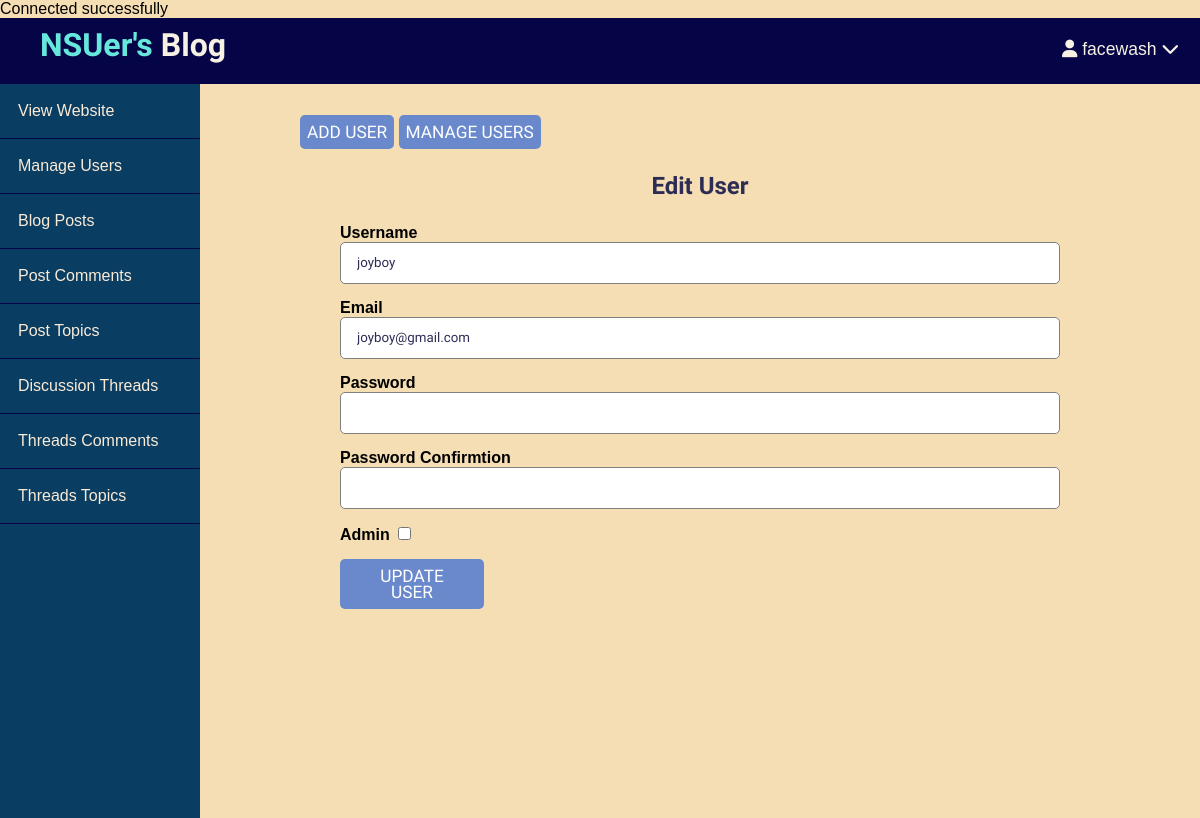
The page /admin/users/edit.php?id=13 (signed in) on the database as committed earlier.
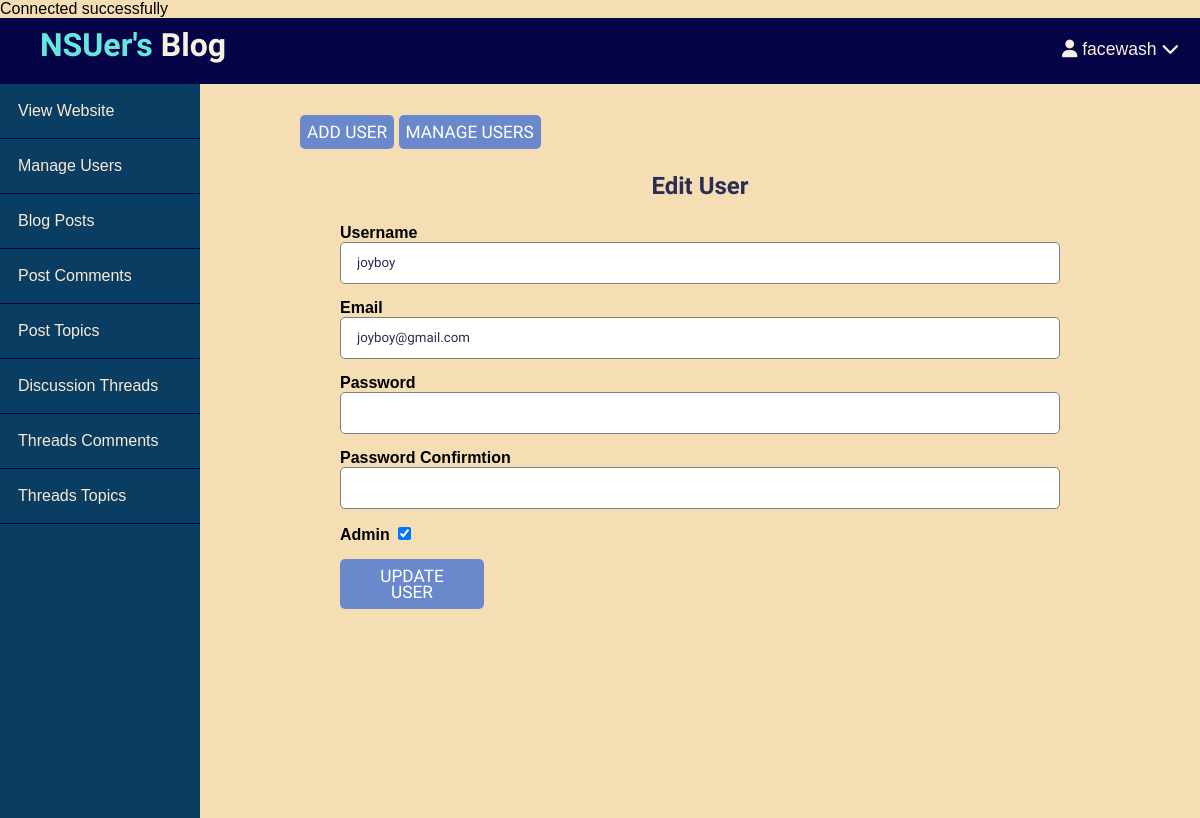
The same page on the database as committed later.
### app/database/db.php (called while the page is built, shortened)
<?php
require("connect.php");
function executeQuery($sql, $data)
{
    global $conn;
    $statement = $conn->prepare($sql);
    $values = array_values($data);
    $types = str_repeat('s', count($values));
    $statement->bind_param($types, ...$values);
    $statement->execute();
    return $statement;
}
function selectOne($table, $conditions)
{
    $sql = "SELECT * FROM $table";
    $i = 0;
    foreach ($conditions as $key => $value) {
        if ($i === 0) {
            $sql = $sql . " WHERE $key = ?";
        } else {
            $sql = $sql . " AND $key = ?";
        }
        $i++;
    }
    $sql = $sql . " LIMIT 1";
    $statement = executeQuery($sql, $conditions);
    $record = $statement->get_result()->fetch_assoc();
    return $record;
}

### app/controllers/users.php (called while the page is built, shortened)
<?php
include_once(ROOT_PATH . "/app/database/db.php");
$id = $username = $admin = $email = $password = $passwordConf = "";
$table = "users";
if (isset($_GET['id'])) {
    $user = selectOne($table, ['id' => $_GET['id']]);
    $username = $user['username'];
    $admin = $user['admin'] === 1 ? 1 : 0;
    $email = $user['email'];
}

### admin/users/edit.php (the view, shortened to what this page needs)
<?php
include(ROOT_PATH . '/app/controllers/users.php');
?>
<!DOCTYPE html>
<html lang="en">
<head>
    <link rel="stylesheet" href="../../assets/css/style.css">
    <link rel="stylesheet" href="../../assets/css/admin.css">
</head>
<body>
    <?php include(ROOT_PATH . "/app/includes/adminHeader.php"); ?>
    <div class="admin-wrapper">
        <?php include(ROOT_PATH . "/app/includes/adminSidebar.php"); ?>
        <div class="admin-content">
            <div class="bnt-group">
                <a href="create.php" class="btn btn-big">Add User</a>
                <a href="index.php" class="btn btn-big">Manage Users</a>
            </div>
            <div class="content">
                <h2 class="page-title">Edit User</h2>
                <form action="edit.php" method="post">
                    <div>
                        <label>Username</label>
                        <input type="text" name="username" class="text-input" value="<?php echo $username; ?>">
                    </div>
                    <div>
                        <label>Email</label>
                        <input type="email" name="email" class="text-input" value="<?php echo $email; ?>">
                    </div>
                    <div>
                        <label>Password</label>
                        <input type="password" name="password" class="text-input" value="<?php echo $password; ?>">
                    </div>
                    <div>
                        <label>Password Confirmtion</label>
                        <input type="password" name="passwordConf" class="text-input" value="<?php echo $passwordConf; ?>">
                    </div>
                    <div>
                        <?php if (isset($admin) && $admin === 1) : ?>
                            <label>Admin</label>
                            <input type="checkbox" name="admin" checked>
                        <?php else : ?>
                            <label>Admin</label>
                            <input type="checkbox" name="admin">
                        <?php endif; ?>
                    </div>
                    <div>
                        <button type="submit" class="btn btn-submit" name="update-user">Update User</button>
                    </div>
                </form>
            </div>
        </div>
    </div>
</body>
</html>

Rows that differ between the two databases and show on the page:
changed users "joyboy": admin 0 → 1 (drawn)
Other text that changed with them:
form field admin: (not shown) → "☑"
form field admin: "☐" → (not shown)
